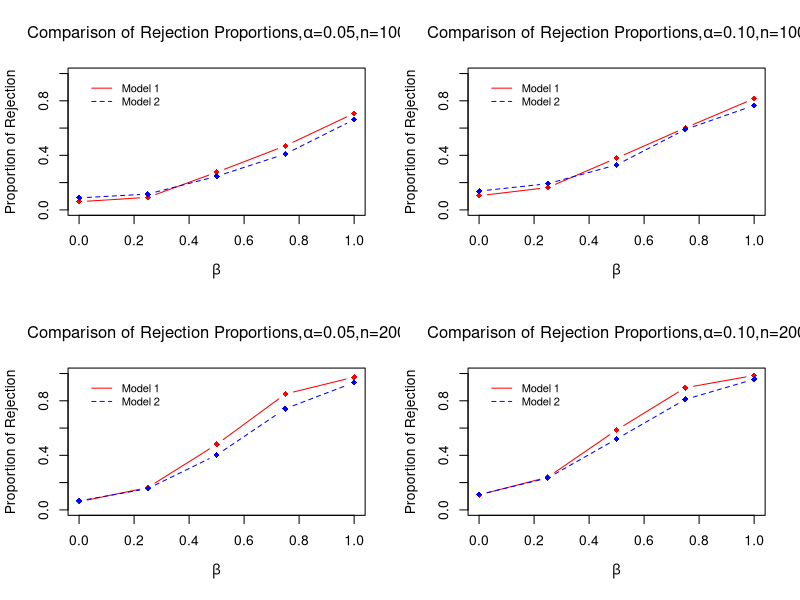
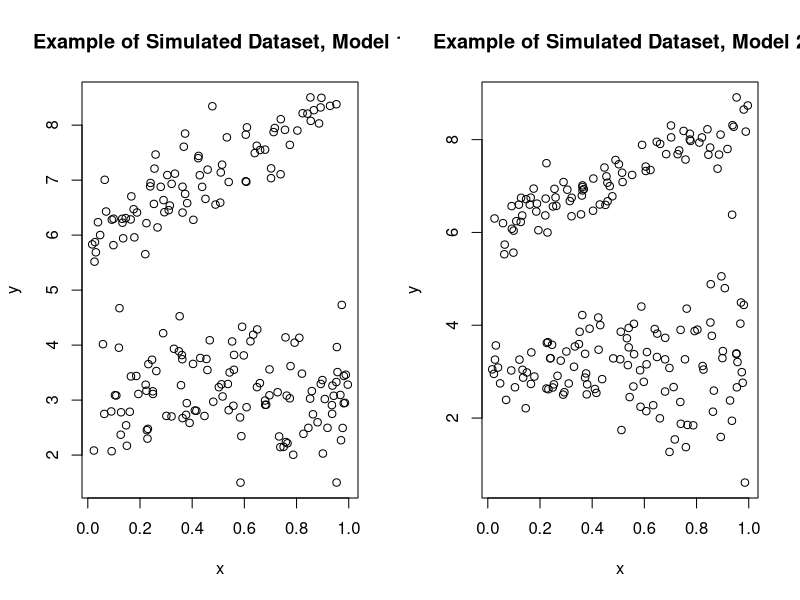
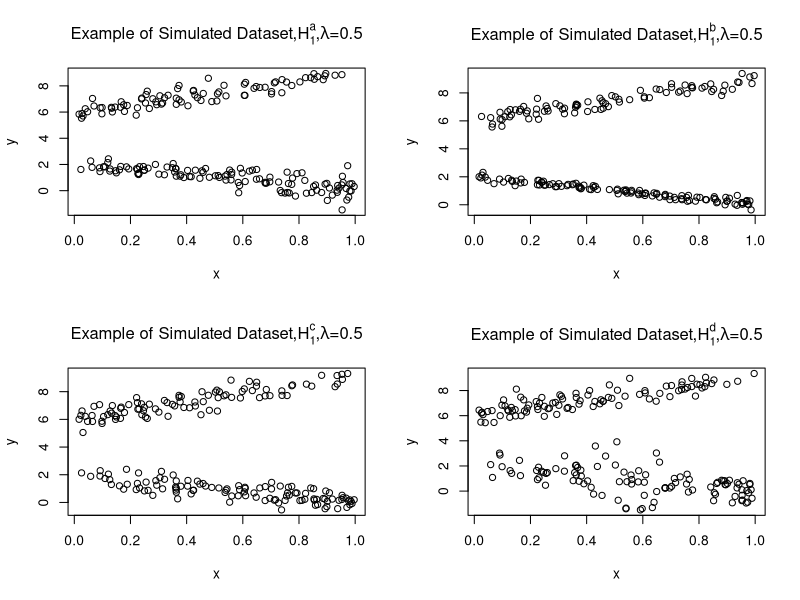
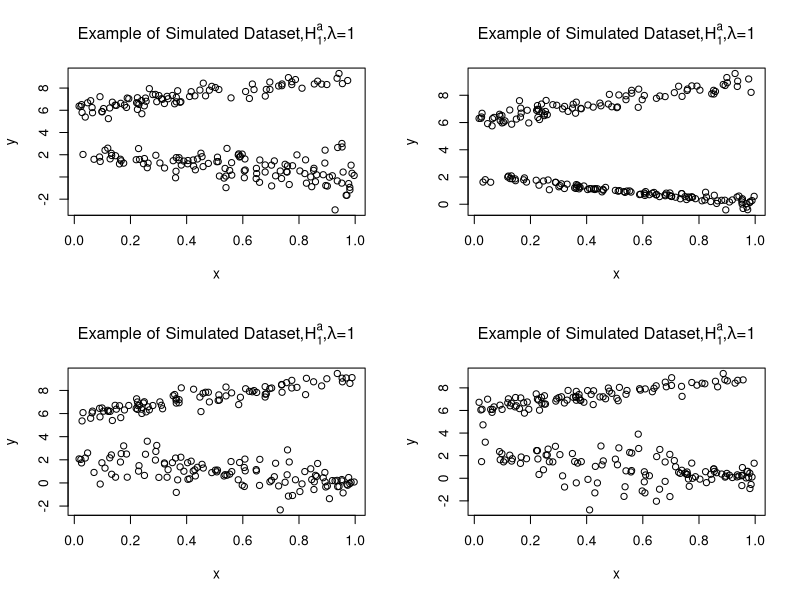

Reproduce these figures in R, in order.
################################################################################################################
##### Plots of rejection proportions 
###############################################################################################################
par(mfrow = c(2, 2))

beta <- c(0,0.25,0.5,0.75,1)
p1 <- c(0.06,0.092,0.276,0.47,0.708)
p2 <- c(0.088,0.116,0.246,0.41,0.662)

plot(beta, p1,type = "b", frame = TRUE,pch = 18,
     col = "red", xlab = expression(beta), ylab = "Proportion of Rejection",ylim = c(0,1),main = expression(paste("Comparison of Rejection Proportions,",alpha,"=0.05,","n=100")))
# Add a second line
lines(beta, p2, col = "blue",pch = 18, lty = 2,type = "b")
# Add a legend to the plot
legend(0.01,0.99, legend=c("Model 1", "Model 2"),
       col=c("red", "blue"), lty = 1:2,cex=0.8,bty = "n")

p1 <- c(0.104,0.164,0.38,0.602,0.816)
p2 <- c(0.138,0.192,0.33,0.59,0.766)

plot(beta, p1,type = "b", frame = TRUE,pch = 18,
     col = "red", xlab = expression(beta), ylab = "Proportion of Rejection",ylim = c(0,1),main = expression(paste("Comparison of Rejection Proportions,",alpha,"=0.10,","n=100")))
# Add a second line
lines(beta, p2, col = "blue",pch = 18, lty = 2,type = "b")
# Add a legend to the plot
legend(0.01,0.99, legend=c("Model 1", "Model 2"),
       col=c("red", "blue"), lty = 1:2,cex=0.8,bty = "n")

p1 <- c(0.06,0.164,0.48,0.85,0.974)
p2 <- c(0.066,0.156,0.402,0.742,0.934)

plot(beta, p1,type = "b", frame = TRUE,pch = 18,
     col = "red", xlab = expression(beta), ylab = "Proportion of Rejection",ylim = c(0,1),main = expression(paste("Comparison of Rejection Proportions,",alpha,"=0.05,","n=200")))
# Add a second line
lines(beta, p2, col = "blue",pch = 18, lty = 2,type = "b")
# Add a legend to the plot
legend(0.01,0.99, legend=c("Model 1", "Model 2"),
       col=c("red", "blue"), lty = 1:2,cex=0.8,bty = "n")

p1 <- c(0.11,0.24,0.586,0.896,0.986)
p2 <- c(0.112,0.234,0.52,0.81,0.958)

plot(beta, p1,type = "b", frame = TRUE,pch = 18,
     col = "red", xlab = expression(beta), ylab = "Proportion of Rejection",ylim = c(0,1),main = expression(paste("Comparison of Rejection Proportions,",alpha,"=0.10,","n=200")))
# Add a second line
lines(beta, p2, col = "blue",pch = 18, lty = 2,type = "b")
# Add a legend to the plot
legend(0.01,0.99, legend=c("Model 1", "Model 2"),
       col=c("red", "blue"), lty = 1:2,cex=0.8,bty = "n")
text(-0.1,0.1,"a",cex=2)

par(mfrow = c(1, 1))

################################################################################################################
##### Scatter plots of simulated samples under the Null
###############################################################################################################
library(mixtools)

rnpnormmix <- function(p,m,sgm){
  y <- NULL
  for (i in 1:nrow(p)){
    y[i] <- rnormmix(1,p[i,],m[i,],sgm[i,])
  }
  return(y)
}

pi_1 <- function(x){
  return(1/(1+exp(0.8-2*x))) 
}

pi_2 <- function(x){
  return(1-pi_1(x))
}

m_1 <- function(x){
  return(3 -0*x )   ###### beta = 0 
}

m_2 <- function(x){
  return(6 +2.5*x )
}

sigma_1 <- function(x){
  return(0.3*exp(1.5*x))
}

n <- 200
set.seed(599)
x <- runif(n)
p <- cbind(pi_1(x),pi_2(x))
mu <- cbind(m_1(x),m_2(x))
sgm1 <- cbind(rep(0.7,n),rep(0.4,n))
sgm2 <- cbind(sigma_1(x),rep(0.4,n))
y1 <- rnpnormmix(p,mu,sgm1)
y2 <- rnpnormmix(p,mu,sgm2)

par(mfrow = c(1, 2))
plot(x,y1,ylab = "y",main="Example of Simulated Dataset, Model 1")
plot(x,y2,ylab = "y",main="Example of Simulated Dataset, Model 2")
par(mfrow = c(1, 1))

################################################################################################################
##### Scatter plots of simulated samples under heteroscedasticity
###############################################################################################################

pi_1 <- function(x){
  return(1/(1+exp(0.8-2*x))) 
}

pi_2 <- function(x){
  return(1-pi_1(x))
}

m_1 <- function(x){
  return(2 -2*x )   
}

m_2 <- function(x){
  return(6 +3*x )
}

sigma_1_a1 <- function(x){
  return(0.1+0.5*exp(-1.2+1.5*x))
}
sigma_1_b1 <- function(x){
  return(0.1+0.5*(x-0.5)^2)
}

sigma_1_c1 <- function(x){
  return(0.1+0.5*abs(sin(2*pi*x)))
}
sigma_1_d1 <- function(x){
  return(0.6+0.5*(x<0.7&x>0.3))
}

sigma_1_a2 <- function(x){
  return(0.1+1*exp(-1.2+1.5*x))
}
sigma_1_b2 <- function(x){
  return(0.1+1*(x-0.5)^2)
}

sigma_1_c2 <- function(x){
  return(0.1+1*abs(sin(2*pi*x)))
}
sigma_1_d2 <- function(x){
  return(0.6+1*(x<0.7&x>0.3))
}

sigma_2 <- 0.4
n <- 200 
set.seed(599)
x <- runif(n)
p <- cbind(pi_1(x),pi_2(x))
mu <- cbind(m_1(x),m_2(x))
sgm_a1 <- cbind(sigma_1_a1(x),rep(sigma_2,n))
sgm_b1 <- cbind(sigma_1_b1(x),rep(sigma_2,n))
sgm_c1 <- cbind(sigma_1_c1(x),rep(sigma_2,n))
sgm_d1 <- cbind(sigma_1_d1(x),rep(sigma_2,n))
sgm_a2 <- cbind(sigma_1_a2(x),rep(sigma_2,n))
sgm_b2 <- cbind(sigma_1_b2(x),rep(sigma_2,n))
sgm_c2 <- cbind(sigma_1_c2(x),rep(sigma_2,n))
sgm_d2 <- cbind(sigma_1_d2(x),rep(sigma_2,n))

y_a1 <- rnpnormmix(p,mu,sgm_a1)
y_b1 <- rnpnormmix(p,mu,sgm_b1)
y_c1 <- rnpnormmix(p,mu,sgm_c1)
y_d1 <- rnpnormmix(p,mu,sgm_d1)
y_a2 <- rnpnormmix(p,mu,sgm_a2)
y_b2 <- rnpnormmix(p,mu,sgm_b2)
y_c2 <- rnpnormmix(p,mu,sgm_c2)
y_d2 <- rnpnormmix(p,mu,sgm_d2)

par(mfrow = c(2, 2))
plot(x,y_a1,ylab = "y",main = expression(paste("Example of Simulated Dataset,","H"[1]^a,",",lambda,"=0.5")))
plot(x,y_b1,ylab = "y",main = expression(paste("Example of Simulated Dataset,","H"[1]^b,",",lambda,"=0.5")))
plot(x,y_c1,ylab = "y",main = expression(paste("Example of Simulated Dataset,","H"[1]^c,",",lambda,"=0.5")))
plot(x,y_d1,ylab = "y",main = expression(paste("Example of Simulated Dataset,","H"[1]^d,",",lambda,"=0.5")))
par(mfrow = c(1, 1))

par(mfrow = c(2, 2))
plot(x,y_a2,ylab = "y",main = expression(paste("Example of Simulated Dataset,","H"[1]^a,",",lambda,"=1")))
plot(x,y_b2,ylab = "y",main = expression(paste("Example of Simulated Dataset,","H"[1]^a,",",lambda,"=1")))
plot(x,y_c2,ylab = "y",main = expression(paste("Example of Simulated Dataset,","H"[1]^a,",",lambda,"=1")))
plot(x,y_d2,ylab = "y",main = expression(paste("Example of Simulated Dataset,","H"[1]^a,",",lambda,"=1")))
par(mfrow = c(1, 1))
